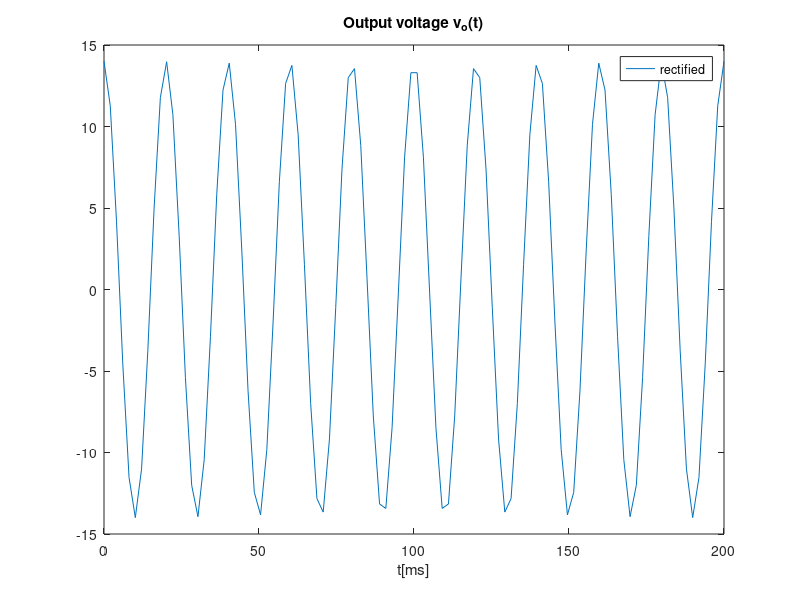

This chart was generated by the following MATLAB code:

A=14;
f=50;
t=linspace(0, 10/f, 100);
%linspace(base,limit,n);
w=2*pi*f;
R=100;
C=100e-6

%%%Equations

vS = A * cos(w*t);
vOhr = zeros(1, length(t));
vO = zeros(1, length(t));

tOFF = 1/w * atan(1/w/R/C);

vOnexp = A*cos(w*tOFF)*exp(-(t-tOFF)/R/C)

figure
%%%I CHANGED THIS TO A FULL-WAVE BRIDGE RECTIFIER, AM I RIGHT?
for i=1:length(t)
  if (vS(i) > 0)
    vOhr(i) = vS(i);
  else
    vOhr(i) = -vS(i);
  endif
endfor

%%%ENVELOPE DETECTOR

for i=1:length(t)
  if t(i) < tOFF
    vO(i) = vS(i);
  elseif vOnexp(i) > vOhr(i)
    vO(i) = vOnexp(i);
  else 
    vO(i) = vS(i);
  endif
  tOFF=tOFF+1/f/2;
endfor

%%%PLOT (CHANGE SUBTITLES, LEGEND AND PRINTS)
plot(t*1000, vO)
title("Output voltage v_o(t)")
xlabel ("t[ms]")
legend("rectified","envelope")
print ("venvlope.eps", "-depsc");


